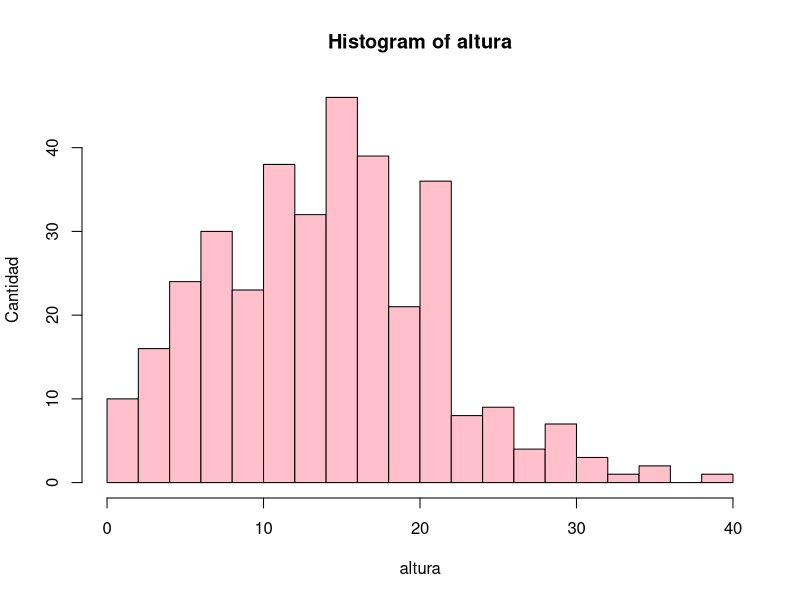
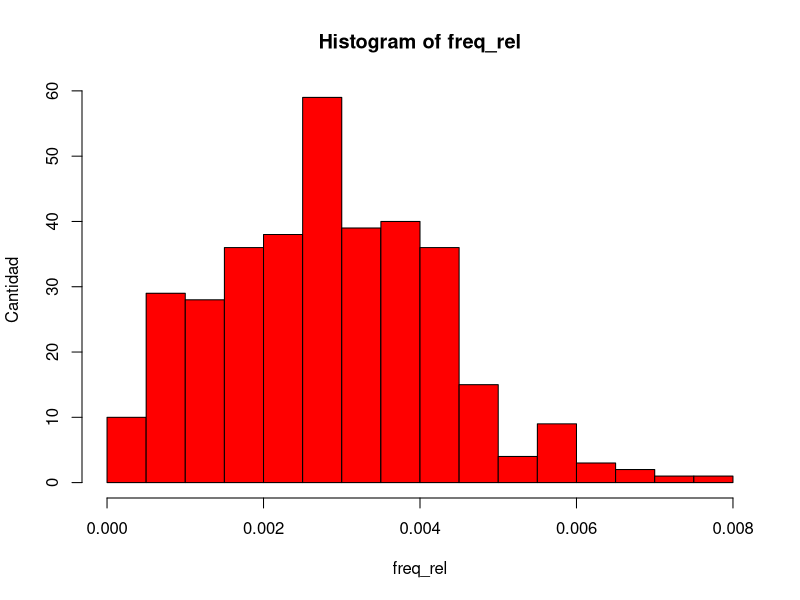
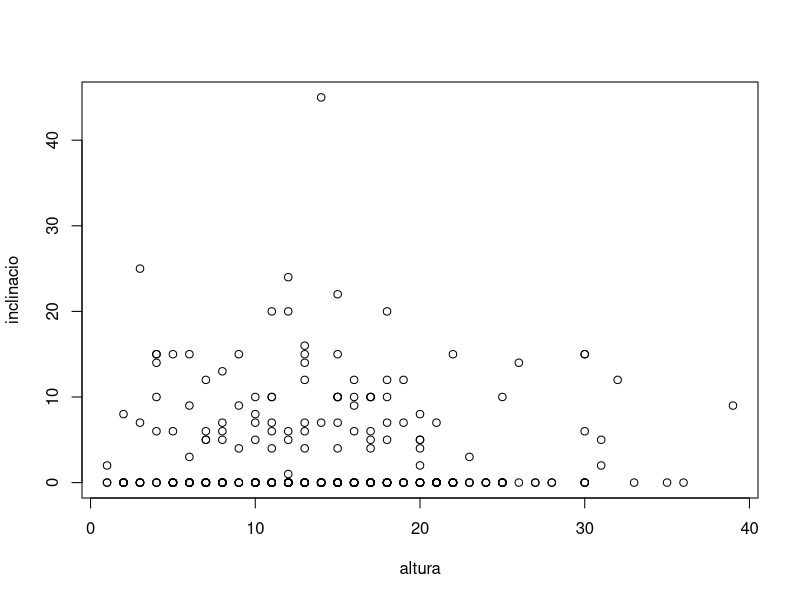

Here is the R script that generated these plots, in order:
library(readxl)
datos <- read_excel("Base4.xls", col_names = TRUE)
#acceder a las columnas por nombre
attach(datos) 

#summary(altura)
length_interval = trunc(sqrt(length(altura)))
breaks_altura = seq(min(altura), max(altura), length_interval) # Intervalos para la tabla de freq
#breaks_altura = seq(min(altura), max(altura), 5) # Intervalos para la tabla de freq

#install.packages("qcc")
#library(qcc)

algo = cut(altura, breaks = breaks_altura, right = TRUE)

freq_abs_altura = table(algo)
tam_muestra_edades = length(altura)
ancho_barras = sqrt(tam_muestra_edades)

mean(altura)
median(altura)
hist(altura, breaks = length_interval, col = "pink", ylab = "Cantidad")
freq_rel = prop.table(altura)
freq_rel_acum = cumsum(freq_rel)
hist(freq_rel, breaks = length_interval, col = "red", ylab = "Cantidad", right = FALSE)
#preguntar por grafico de freq_rel_acum

especie_order = ordered(especie, levels = c("Ceibo", "Eucalipto", "Álamo", "Palo borracho",
                                      "Acacia", "Jacarandá", "Casuarina", "Ficus", "Fresno"))
freq_abs = table(especie_order)
freq_rel = prop.table(table(especie_order))
porc = freq_rel * 100
tabla = cbind(freq_abs, freq_rel, porc)


plot(altura, inclinacio)
